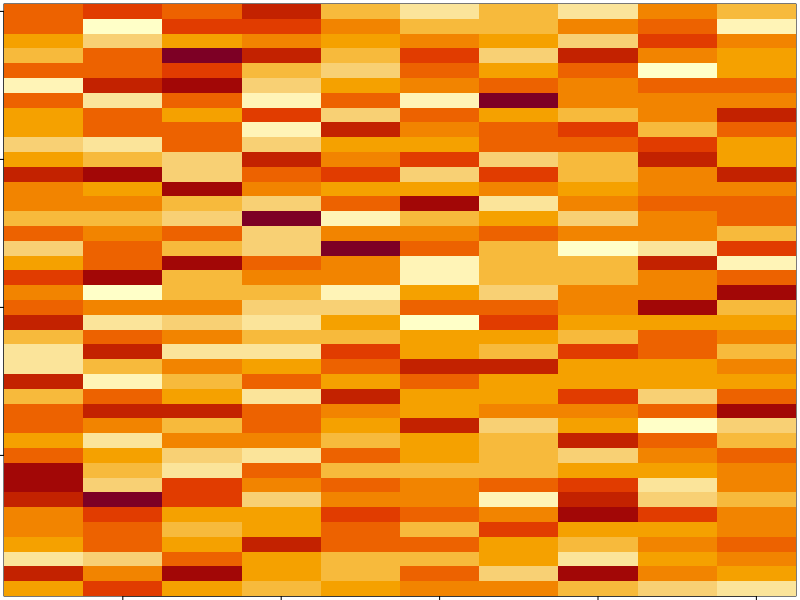
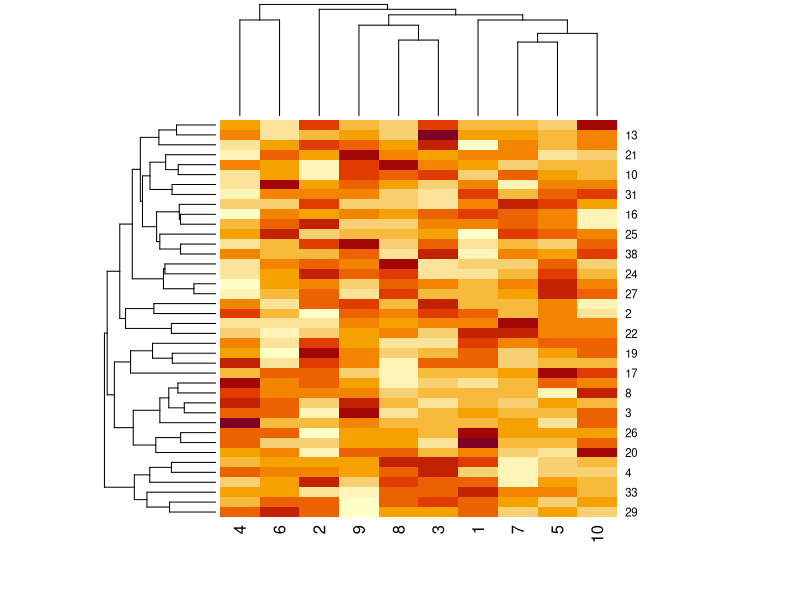

Reproduce these figures in R, in order.
# creating a matrix data with random numbers
# and plotting the matrix using the image() function
# you will see there, it does not have a real pattern in the plot.
set.seed(12345)
help(par)
# par can be used to set or query graphical parameters.
# Parameters can be set by specifying them as arguments 
# to par in tag = value form, or by passing them as a list of tagged values.
par(mar = rep(0.2,4))
data_Matrix <-matrix(rnorm(400), nrow = 40)
image(1:10, 1:40, t(data_Matrix)[,nrow(data_Matrix):1])
# now we can run a hierarchical cluster analysis on the dataset 
# we will use the heatmap() function that is available in R
help("heatmap") # read the documentation for # the heatmap() function that is available in #RStudio 
#Read the documentation for rep()
 help(rep)
par(mar=rep(0.2,4))
heatmap(data_Matrix)
# When we run the heatmap() here, we get the dendrograms printed on the both columns and the rows and still there is no real immerging pattern that is interesting to us, 
#it is because there is no real interesting pattern underlying in the data we generated.
